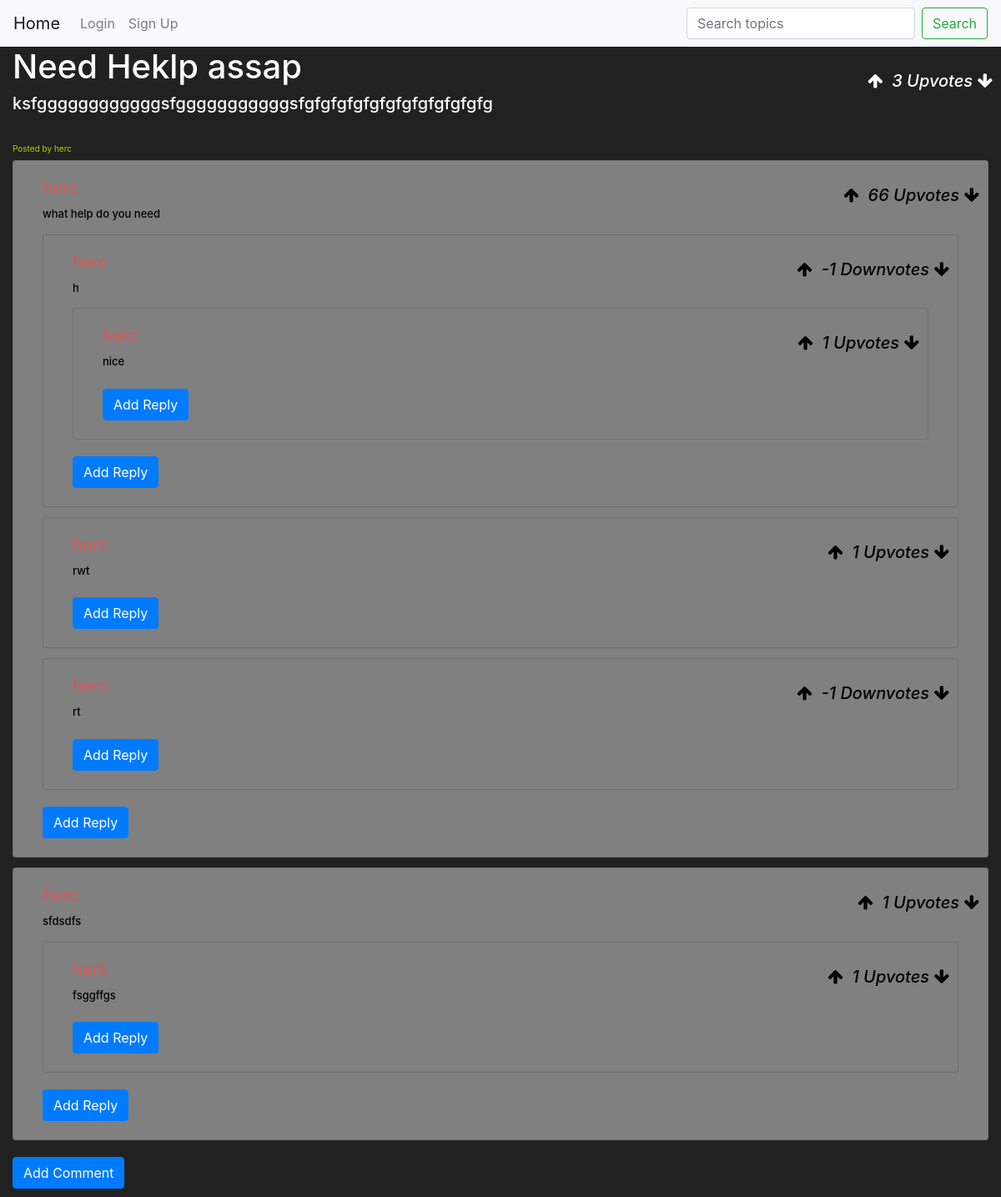
/post/6, run on the app's committed database.
### ForumApp/models.py (models this page shows, shortened)
class Post(db.Model):
    id = db.Column(db.Integer, primary_key=True)
    author_id = db.Column(db.Integer, db.ForeignKey('users.id'))
    author = db.relationship(Users, backref=backref("Post", cascade="all, delete"))
    category_id = db.Column(db.Integer, db.ForeignKey('category.id'), nullable=True)
    category = db.relationship(Category, backref=db.backref("post", lazy='dynamic'))
    number_of_votes = db.Column(db.Integer())
    title = db.Column(db.String(120))
    description = db.Column(db.String(10000))
    image_url = db.Column(db.String(200))
    created_at = db.Column(db.DateTime(timezone=True), default=func.now())
    updated_at = db.Column(db.DateTime(timezone=True), default=func.now())

class Users(db.Model, UserMixin):
    id = db.Column(db.Integer, primary_key=True)
    username = db.Column(db.String, unique=True, nullable=False)
    email = db.Column(db.String, unique=True, nullable=False)
    password = db.Column(db.String(150))
    active = db.Column(db.Boolean())
    roles = db.relationship('Role', secondary=roles_users, backref=db.backref('users', lazy='dynamic'))

class Comment(db.Model):
    id = db.Column(db.Integer, primary_key=True)
    author_id = db.Column(db.Integer, db.ForeignKey('users.id'))
    author = db.relationship(Users, backref=backref("Comment", cascade="all, delete"))
    post_id = db.Column(db.Integer, db.ForeignKey('post.id'))
    post = db.relationship(Post, backref=backref("Comment", cascade="all, delete"))
    number_of_votes = db.Column(db.Integer())
    comment = db.Column(db.String(10000))
    created_at = db.Column(db.DateTime(timezone=True), default=func.now())
    updated_at = db.Column(db.DateTime(timezone=True), default=func.now())

class Reply(db.Model):
    id = db.Column(db.Integer, primary_key=True)
    author_id = db.Column(db.Integer, db.ForeignKey('users.id'))
    author = db.relationship(Users, backref=backref("Reply", cascade="all, delete"))
    comment_id = db.Column(db.Integer, db.ForeignKey('comment.id'))
    comment = db.relationship(Comment, backref=backref("Reply", cascade="all, delete"))
    number_of_votes = db.Column(db.Integer())
    reply = db.Column(db.String(10000))
    replyparent_id = db.Column(db.Integer, db.ForeignKey('reply.id'))
    replies = db.relationship('Reply', backref=db.backref('replyparent', remote_side=[id]),lazy='dynamic')
    created_at = db.Column(db.DateTime(timezone=True), default=func.now())
    updated_at = db.Column(db.DateTime(timezone=True), default=func.now())

### ForumApp/views.py (the view)
@views.route('/post/<int:post_id>', methods=['GET'])
def post(post_id):
    post = Post.query.get(post_id)
    if not post:
        abort(404)
    comments = Comment.query.filter_by(post_id=post_id).all()
    replies = Reply.query.all()
    if current_user.is_authenticated:
        specificPersonPostUpvote = Upvote.query.filter_by(post_id=post_id, author = current_user).first()
        specificPersonCommentUpvote = []
        specificPersonReplyUpvoteDict = {}
        for i in range(len(comments)):
            specificPersonCommentUpvote.append(Upvote.query.filter_by(comment=comments[i], author = current_user).first())
            for k in range(len(replies)):
                for m in range(len(comments[i].Reply)):
                    if (comments[i].Reply[m] == replies[k]):
                        specificPersonReplyUpvoteDict.update({replies[k]: Upvote.query.filter_by(reply_id=replies[k].id, author = current_user).first()})
                        if (replies[k].replies):
                            specificPersonReplyUpvoteDict = replyHelper(replies[k].replies, specificPersonReplyUpvoteDict)
    else:
        specificPersonPostUpvote = []
        specificPersonCommentUpvote = []
        specificPersonReplyUpvoteDict = {}
    return render_template('post.html', post=post, comments=comments, replies=replies,
                            Upvotes = {'PostUpvote': specificPersonPostUpvote,
                                        'CommsUpvote':specificPersonCommentUpvote,
                                        'DictRepVote': specificPersonReplyUpvoteDict, })

### ForumApp/templates/post.html (shortened to what this page needs)
{% extends "base.html" %}
{% block body %}
<div class="col-md-auto col-lg-auto col-sm-auto w-100">
    <h1>{{ post.title }}</h1>
    <h5>{{ post.description }} </h5>
    <small class="card-foot"> Posted by {{ post.author.username }}</small>
    <div class="arrow-button post">
        {% if Upvotes.PostUpvote.act == 'MIN' %}
            <i class="fa fa-arrow-up post" data-postid = {{ post.id }} ></i>
                {% if post.number_of_votes >= 0 %}
                    <i class="" > {{ post.number_of_votes }} Upvotes </i>
                {% elif post.number_of_votes < 0 %}
                    <i class=""> {{ post.number_of_votes }} Downvotes </i>
                {% endif %}
            <i class="fa fa-arrow-down post" style="background-color: #ccc;" data-postid = {{ post.id }}></i>
        {% else %}
            <i class="fa fa-arrow-up post" data-postid = {{ post.id }} ></i>
                {% if post.number_of_votes >= 0 %}
                    <i class="" > {{ post.number_of_votes }} Upvotes </i>
                {% elif post.number_of_votes < 0 %}
                    <i class=""> {{ post.number_of_votes }} Downvotes </i>
                {% endif %}
            <i class="fa fa-arrow-down post" data-postid = {{ post.id }}></i>
        {% endif %}
    </div>
{% set Repdict = Upvotes.DictRepVote %}
{% macro loop_replies(replies, comment, repparentid) %}
    {% for reply in replies %}
        <div class="card mb-12 col-md-auto col-lg-auto ">
            <div class="card-body">
                <h5 class="card-title">{{ reply.author.username }}</h5>
                <p class="card-text">{{ reply.reply }}</p>
                <div class="arrow-button nestreply">
                    {% if Repdict[reply] %}
                        {% set NestRepts = Repdict[reply] %}
                            {% if NestRepts.act == 'MIN' %}
                                <i class="fa fa-arrow-up nestreply" data-nestreply={{reply.id}} ></i>
                                    {% if reply.number_of_votes >= 0 %}
                                        <i class=""> {{ reply.number_of_votes }} Upvotes </i>
                                    {% elif reply.number_of_votes < 0 %}
                                        <i class=""> {{ reply.number_of_votes }} Downvotes </i>
                                    {% endif %}
                                <i class="fa fa-arrow-down nestreply" style="background-color: #ccc;" data-nestreply={{reply.id}}></i>
                            {% elif NestRepts.act == 'ADD' %}
                                <i class="fa fa-arrow-up nestreply" style="background-color: #ccc;" data-nestreply={{reply.id}} ></i>
                                    {% if reply.number_of_votes >= 0 %}
                                        <i class=""> {{ reply.number_of_votes }} Upvotes </i>
                                    {% elif reply.number_of_votes < 0 %}
                                        <i class=""> {{ reply.number_of_votes }} Downvotes </i>
                                    {% endif %}
                                <i class="fa fa-arrow-down nestreply" data-nestreply={{reply.id}}></i>
                            {% else %}
                                <i class="fa fa-arrow-up nestreply" data-nestreply={{reply.id}} ></i>
                                    {% if reply.number_of_votes >= 0 %}
                                        <i class=""> {{ reply.number_of_votes }} Upvotes </i>
                                    {% elif reply.number_of_votes < 0 %}
                                        <i class=""> {{ reply.number_of_votes }} Downvotes </i>
                                    {% endif %}
                                <i class="fa fa-arrow-down nestreply" data-nestreply={{reply.id}}></i>
                            {% endif %}
                    {% else %}
                        <i class="fa fa-arrow-up nestreply" data-nestreply={{reply.id}} ></i>
                            {% if reply.number_of_votes >= 0 %}
                                <i class=""> {{ reply.number_of_votes }} Upvotes </i>
                            {% elif reply.number_of_votes < 0 %}
                                <i class=""> {{ reply.number_of_votes }} Downvotes </i>
                            {% endif %}
                        <i class="fa fa-arrow-down nestreply" data-nestreply={{reply.id}}></i>
                    {% endif %}
                </div>
                {% if reply.replies %}
                    {{ loop_replies(reply.replies, comment, reply.id) }}
                {% endif %}
            </div>
        </div>
    {% endfor %}
    <button type="button" id="replyNest-button" class="btn btn-primary nestreply">Add Reply</button>
{% endmacro %}
<div class="card-columns" style="column-count: 1;">
    {% for comment in post.Comment %}
        {% set outer_loop = loop %}
        <div class="card mb-12 col-md-auto col-lg-auto ">
            <div class="card-body">
                <h5 class="card-title">{{ comment.author.username }}</h5>
                <p class="card-text">{{ comment.comment }}</p>
                {% for reply in comment.Reply %}
                    <div class="card mb-12 col-md-auto col-lg-auto ">
                        <div class="card-body">
                            <h5 class="card-title">{{ reply.author.username }}</h5>
                            <p class="card-text">{{ reply.reply }}</p>
                            <div class="arrow-button reply">
                                {% if Repdict[reply] %}
                                    {% set NestRept = Repdict[reply] %}
                                        {% if NestRept.act == 'MIN' %}
                                            <i class="fa fa-arrow-up reply" data-replyid = {{ reply.id }}></i>
                                            {% if reply.number_of_votes >= 0 %}
                                                <i class=""> {{ reply.number_of_votes }} Upvotes </i>
                                            {% elif reply.number_of_votes < 0 %}
                                                <i class=""> {{ reply.number_of_votes }} Downvotes </i>
                                            {% endif %}
                                            <i class="fa fa-arrow-down reply" style="background-color: #ccc;" data-replyid = {{ reply.id }}></i>
                                        {% elif NestRept.act == 'ADD' %}
                                            <i class="fa fa-arrow-up reply" style="background-color: #ccc;" data-replyid = {{ reply.id }}></i>
                                            {% if reply.number_of_votes >= 0 %}
                                                <i class=""> {{ reply.number_of_votes }} Upvotes </i>
                                            {% elif reply.number_of_votes < 0 %}
                                                <i class=""> {{ reply.number_of_votes }} Downvotes </i>
                                            {% endif %}
                                            <i class="fa fa-arrow-down reply"  data-replyid = {{ reply.id }}></i>
                                        {% else %}
                                            <i class="fa fa-arrow-up reply" data-replyid = {{ reply.id }}></i>
                                            {% if reply.number_of_votes >= 0 %}
                                                <i class=""> {{ reply.number_of_votes }} Upvotes </i>
                                            {% elif reply.number_of_votes < 0 %}
                                                <i class=""> {{ reply.number_of_votes }} Downvotes </i>
                                            {% endif %}
                                            <i class="fa fa-arrow-down reply"  data-replyid = {{ reply.id }}></i>
                                        {% endif %}
                                {% else %}
                                    <i class="fa fa-arrow-up reply" data-replyid = {{ reply.id }}></i>
                                        {% if reply.number_of_votes >= 0 %}
                                            <i class=""> {{ reply.number_of_votes }} Upvotes </i>
                                        {% elif reply.number_of_votes < 0 %}
                                            <i class=""> {{ reply.number_of_votes }} Downvotes </i>
                                        {% endif %}
                                    <i class="fa fa-arrow-down reply"  data-replyid = {{ reply.id }}></i>
                                {% endif %}
                            </div>
                            {% if reply.replies %}
                                {{ loop_replies(reply.replies, comment, reply.id) }}
                            {% endif %}
                        </div>
                    </div>
                {% endfor %}
                {% set Commls = Upvotes.CommsUpvote %}
                <div class="arrow-button comment">
                    {% if Commls[outer_loop.index0] %}
                        {% if Commls[outer_loop.index0].act == 'MIN' %}
                            <i class="fa fa-arrow-up comment" data-commentid = {{ comment.id }}></i>
                                {% if comment.number_of_votes >= 0 %}
                                    <i class=""> {{ comment.number_of_votes }} Upvotes </i>
                                {% elif comment.number_of_votes < 0 %}
                                    <i class=""> {{ comment.number_of_votes }} Downvotes </i>
                                {% endif %}
                            <i class="fa fa-arrow-down comment" style="background-color: #ccc;" data-commentid = {{ comment.id }}></i>
                        {% elif Commls[outer_loop.index0].act == 'ADD' %}
                            <i class="fa fa-arrow-up comment" style="background-color: #ccc;" data-commentid = {{ comment.id }}></i>
                                {% if comment.number_of_votes >= 0 %}
                                    <i class=""> {{ comment.number_of_votes }} Upvotes </i>
                                {% elif comment.number_of_votes < 0 %}
                                    <i class=""> {{ comment.number_of_votes }} Downvotes </i>
                                {% endif %}
                            <i class="fa fa-arrow-down comment"  data-commentid = {{ comment.id }}></i>
                        {% else %}
                            <i class="fa fa-arrow-up comment" data-commentid = {{ comment.id }}></i>
                                {% if comment.number_of_votes >= 0 %}
                                    <i class=""> {{ comment.number_of_votes }} Upvotes </i>
                                {% elif comment.number_of_votes < 0 %}
                                    <i class=""> {{ comment.number_of_votes }} Downvotes </i>
                                {% endif %}
                            <i class="fa fa-arrow-down comment"  data-commentid = {{ comment.id }}></i>
                        {% endif %}
                    {% else %}
                            <i class="fa fa-arrow-up comment" data-commentid = {{ comment.id }}></i>
                                {% if comment.number_of_votes >= 0 %}
                                    <i class=""> {{ comment.number_of_votes }} Upvotes </i>
                                {% elif comment.number_of_votes < 0 %}
                                    <i class=""> {{ comment.number_of_votes }} Downvotes </i>
                                {% endif %}
                            <i class="fa fa-arrow-down comment"  data-commentid = {{ comment.id }}></i>
                    {% endif %}
                </div>
                <button type="button" id="" class="btn btn-primary reply">Add Reply</button>
            </div>
        </div>
    {% endfor %}
                <button type="button" id="comment-button" class="btn btn-primary">Add Comment</button>
     </div>
</div>
{% endblock %}

### ForumApp/static/css/base.css (style rules this page uses)
body { background-color: #212121; color: white; }
.card { display: block; width: 100%; height: 100%; text-decoration: none; cursor: pointer; pointer-events: auto; background-color: grey; }
.card-text { color: #000; font-size: small; }
.card-title { color: rgb(211, 90, 90); }
.card-foot { color: rgb(177, 204, 0); font-size: x-small; }
.card-columns { color: rgb(0, 0, 0); }
.arrow-button { position: absolute; top: 0; right: 0; padding: 10px; }
.arrow-button i { font-size: 20px; }

### data on the page
Post: title "Need Heklp assap", description "ksfggggggggggggsfgggggggggggsfgfgfgfgfgfgfgfgfgfgfgfg", number_of_votes "3"
Users: author.username "herc"
Comment: comment "what help do you need", number_of_votes "66"
Reply: reply "h", number_of_votes "-1"
Reply: reply "nice", number_of_votes "1"
Reply: reply "rwt", number_of_votes "1"
Reply: reply "rt", number_of_votes "-1"
Comment: comment "sfdsdfs", number_of_votes "1"
Reply: reply "fsggffgs", number_of_votes "1"
